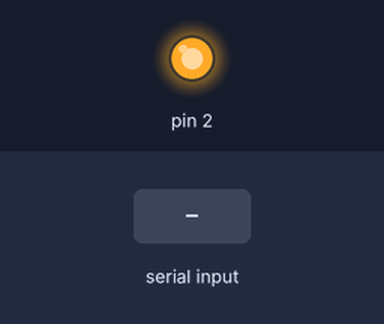
A sketch run on a simulated Arduino Uno, built with avr-gcc and run on an emulated ATmega328P. Shown: output pins drawn as LEDs (lit = HIGH). Inputs (shaded band) come from the test bench. What the sketch prints to the serial monitor is not drawn.

Above: at 1.2 s.
1.3 s: "1" received over Serial
2.9 s: byte 33 (33) received over Serial
Timing chart, 0 to 5.9 s (numbered marks = the images above; inputs shaded):
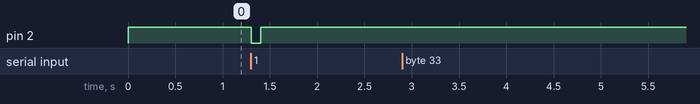

The sketch:

encourage-hw.ino
```cpp
void setup() {
Serial.begin(9600); // set the baud rate
Serial.println("Ready"); // print "Ready" once
pinMode(2, OUTPUT);
}
void loop() {
  char inByte = ' ';
  if(Serial.available()){
    inByte = Serial.read();
    if(inByte == 33){
      digitalWrite(2, HIGH);
      Serial.println("HIGH");
    } else{
      digitalWrite(2, LOW);
      Serial.println("LOW");
    }

    delay(100);
  } else {
    digitalWrite(2, HIGH);
  }
}
```

Measured:
- after the input at 1.3 s, pin 2: HIGH → LOW at once, → HIGH 0.10 s later
- after the input at 2.9 s, every drawn part: stays the same
